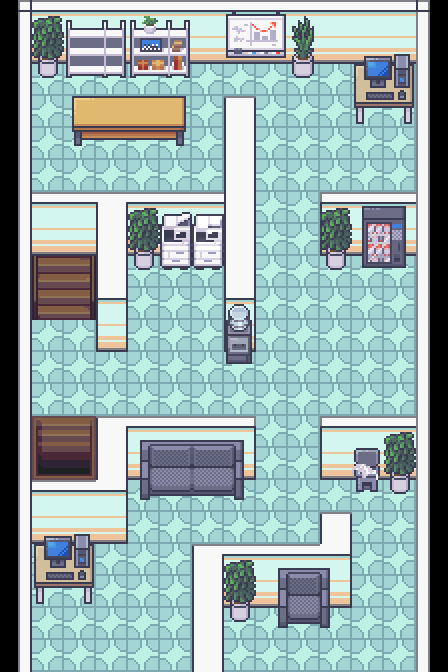

This is a level from a 2D game, rendered from its Tiled map with the project's own tilesets. A one-line summary and the map file follow, with tile-layer data summarised:
An orthogonal 14x21 tile map with 32x32 px tiles, 4 tile layers (Tile Layer 1, Tile Layer 2, Tile Layer 3, Above Player), 3 tilesets and 34 objects (18x event, 16x collision).

<map version="1.10" tiledversion="1.11.2" orientation="orthogonal" renderorder="right-down" compressionlevel="0" width="14" height="21" tilewidth="32" tileheight="32" infinite="0" nextlayerid="7" nextobjectid="49">
 <properties>
  <property name="edges" value="clamped" />
  <property name="inside" type="bool" value="true" />
  <property name="map_type" value="dungeon" />
  <property name="scenario" value="spyder" />
  <property name="slug" value="omnichannel2" />
 </properties>
 <tileset firstgid="1" source="../gfx/tilesets/core_indoor_stairs.tsx" />
 <tileset firstgid="2971" name="Office_interiors_shadowless_16x16" tilewidth="32" tileheight="32" tilecount="528" columns="22">
  <image source="../gfx/tilesets/Office_interiors_shadowless_16x16.png" width="704" height="768" />
 </tileset>
 <tileset firstgid="3499" name="Tilesets_16x16" tilewidth="32" tileheight="32" tilecount="1760" columns="40">
  <image source="../gfx/tilesets/Tilesets_16x16.png" width="1280" height="1408" />
 </tileset>
 <layer id="1" name="Tile Layer 1" width="14" height="21">
  <data>[294 cells, 294 non-empty, 5 distinct tile ids]</data>
 </layer>
 <layer id="2" name="Tile Layer 2" width="14" height="21">
  <data>[294 cells, 104 non-empty, 25 distinct tile ids]</data>
 </layer>
 <layer id="3" name="Tile Layer 3" width="14" height="21">
  <data>[294 cells, 92 non-empty, 72 distinct tile ids]</data>
 </layer>
 <layer id="4" name="Above Player" width="14" height="21">
  <data>[294 cells, 0 non-empty, 0 distinct tile ids]</data>
 </layer>
 <objectgroup color="#ff0000" id="3" name="Collisions">
  <object id="1" type="collision" x="0" y="0" width="448" height="64" />
  <object id="16" type="collision" x="0" y="64" width="32" height="608" />
  <object id="17" type="collision" x="224" y="96" width="32" height="256" />
  <object id="18" type="collision" x="96" y="256" width="32" height="96" />
  <object id="19" type="collision" x="96" y="416" width="160" height="64" />
  <object id="20" type="collision" x="32" y="192" width="192" height="64" />
  <object id="21" type="collision" x="32" y="480" width="96" height="64" />
  <object id="22" type="collision" x="32" y="544" width="64" height="32" />
  <object id="23" type="collision" x="352" y="64" width="64" height="32" />
  <object id="38" type="collision" x="64" y="96" width="128" height="32" />
  <object id="43" type="collision" x="192" y="544" width="160" height="64" />
  <object id="44" type="collision" x="192" y="608" width="32" height="64" />
  <object id="45" type="collision" x="320" y="512" width="32" height="32" />
  <object id="46" type="collision" x="416" y="64" width="32" height="608" />
  <object id="47" type="collision" x="320" y="416" width="96" height="64" />
  <object id="48" type="collision" x="320" y="192" width="96" height="64" />
 </objectgroup>
 <objectgroup color="#ffff00" id="4" name="Events">
  <object id="6" name="Teleport to Omnichannel 3" type="event" x="32" y="288" width="32" height="32">
   <properties>
    <property name="act1" value="transition_teleport player,spyder_omnichannel3.tmx,1,12,0.3" />
    <property name="act2" value="char_face player,up" />
    <property name="cond1" value="is char_at player" />
   </properties>
  </object>
  <object id="7" name="Teleport to Omnichannel 3" type="event" x="64" y="288" width="32" height="32">
   <properties>
    <property name="act1" value="transition_teleport player,spyder_omnichannel3.tmx,1,12,0.3" />
    <property name="act2" value="char_face player,up" />
    <property name="cond1" value="is char_at player" />
   </properties>
  </object>
  <object id="9" name="Teleport to Omnichannel 1" type="event" x="64" y="416" width="32" height="32">
   <properties>
    <property name="act1" value="transition_teleport player,spyder_omnichannel1.tmx,2,10,0.3" />
    <property name="act2" value="char_face player,down" />
    <property name="cond1" value="is char_at player" />
   </properties>
  </object>
  </objectgroup>
</map>
<!-- 15 of 34 objects omitted -->
